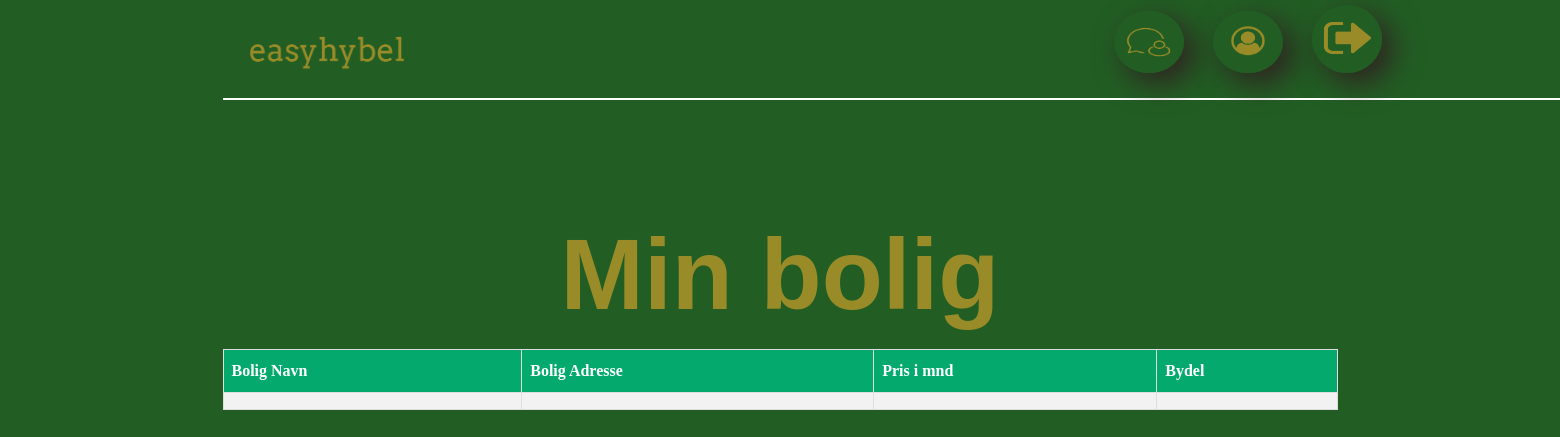
The page /www/views/omBolish.php (signed in) on the database as committed earlier.
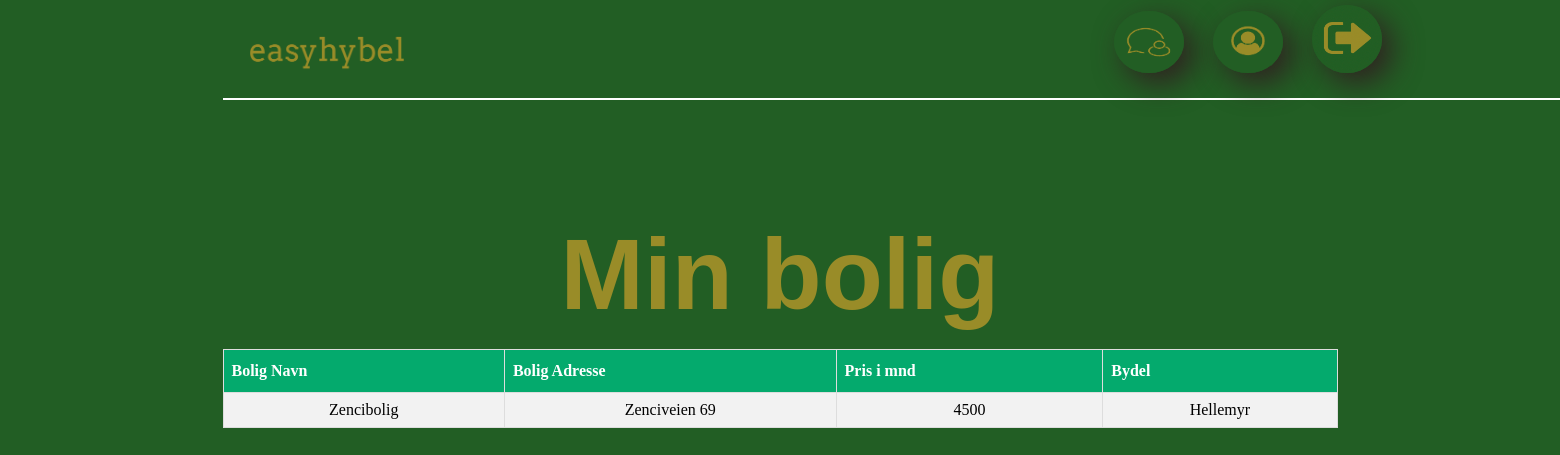
The same page on the database as committed later.
### tables this page shows
CREATE TABLE Bolig
        (
            Bolig_ID                SMALLINT UNIQUE AUTO_INCREMENT,
            Bolig_Navn              VARCHAR(100)     NOT NULL,
            Bolig_Adresse           VARCHAR(100)     NOT NULL,
            Byen                    VARCHAR(100)     NOT NULL,
            Bydel                   VARCHAR(100)     NOT NULL,
            Annonse_ID              SMALLINT,         
            Pris                    INTEGER,
            Medlem_ID               SMALLINT,
            CONSTRAINT PRIMARY KEY (Bolig_ID),
            CONSTRAINT FOREIGN KEY (Annonse_ID) REFERENCES Annonse(Annonse_ID) ON DELETE CASCADE,
            CONSTRAINT FOREIGN KEY (Medlem_ID) REFERENCES Medlem(Medlem_ID) ON DELETE CASCADE
        );

### www/views/omBolish.php (the view, shortened to what this page needs)
<?php
include "header.php";
include "../main/omBolig.php";
?>
<html>
    <head>
    </head>
    <body>
        <h1>Min bolig</h1>
            <table border='1'>
        <tr>
            <th>Bolig Navn</th>
            <th>Bolig Adresse</th>
            <th>Pris i mnd</th>
            <th>Bydel</th>
        </tr>
        <tr>
            <td><?php echo $annonse['Bolig_Navn']; ?></td>
            <td><?php echo $annonse['Bolig_Adresse'];?></td>
            <td><?php echo $annonse['Pris'];?></td>
            <td><?php echo $annonse ['Bydel'];?></td>
        </tr>
            </table>
    </body>
</html>

### www/views/header.php (shortened to what this page needs)
<!DOCTYPE html>
<html>
<head>
</head>
<body>
    <a href="seMeldish.php"><img class="about_us1_images "src="img/chat.png"></img></a>
    <a href="minProfish.php"><img class="about_us1_images "src="img/minprofil.png"></img></a>
    <a href="../main/logout.php"><img class="about_us1_images "src="img/logut.png"></img></a>
    <a href="hjemmeside.php"><img class="about_us2_images "src="img/logo.png"></img></a>
    <br><br>
    <hr size="2" width="150%" color="white">
</body>
</html>

### www/main/omBolig.php (shortened to what this page needs)
<html>
    <head>
    </head>
    <body>
        <?php
        require_once "../../includes/db.inc.php";
        $sql = " SELECT Bolig_Navn, Bolig_Adresse, Pris, Bydel ,Medlem_ID
        FROM Bolig
        INNER JOIN Annonse A on Bolig.Annonse_ID = A.Annonse_ID
        WHERE Medlem_ID = :Medlem_ID";
        $spørring = $pdo->prepare($sql);
        $spørring->bindParam(':Medlem_ID', $_SESSION['ID'], PDO::PARAM_INT);
        $spørring->execute();
        $annonse= $spørring->fetchAll(PDO::FETCH_ASSOC);
        ?>
    </body>
</html>

### www/views/header.php (style rules this page uses)
body { background-color: #225E24; text-align: center; margin: auto; max-width: 1115px; }
h1 { position: relative; font-size: 100px; top: 50px; color: #998C28; text-align: center; font-family: Arial-BoldMT, Arial, Arial; }
.about_us1_images { position: relative; cursor: pointer; width: 70px; left: 50%; top: 5px; margin-left: 25px; border-radius: 50%; box-shadow: rgb(48, 33, 33) 10px 10px 30px; }
.about_us2_images { position: relative; cursor: pointer; height: auto; left: -54%; top: 15px; width: 200px; }
table { border-collapse: collapse; width: 100%; }
table td, table th { border: 1px solid #ddd; padding: 8px; }
table tr:nth-child(even) { background-color: #f2f2f2; }
table th { padding-top: 12px; padding-bottom: 12px; text-align: left; background-color: #04AA6D; color: white; }

Rows that differ between the two databases and show on the page:
now on this page (row edited): bolig: Bolig_Navn "Zencibolig", Bolig_Adresse "Zenciveien 69", Pris "4500", Bydel "Hellemyr"
